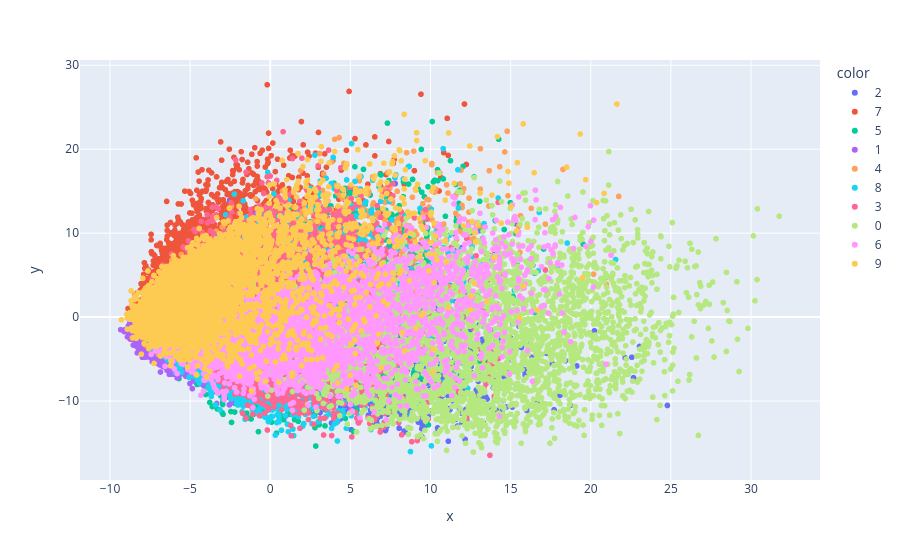

The code cell stored with this chart in its notebook:
### Markdown cell above
# Visulizing Data

### Code cell
import plotly.express as px
y_tr_trf = y_train.astype(str)

fig = px.scatter(x=x_tra_trf[:,0],
                 y=x_tra_trf[:,1],
                color=y_tr_trf)
fig.show()

### Figure 1 — Plotly figure (JSON) as saved in the notebook; plotly's stock layout.template omitted (floating-point values rounded to 4 significant figures; data arrays with more than 128 entries replaced by an {"elided": "..."} marker saying what was removed)
{"data": [{"hovertemplate": "color=2<br>x=%{x}<br>y=%{y}<extra></extra>", "legendgroup": "2", "marker": {"color": "#636efa", "symbol": "circle"}, "mode": "markers", "name": "2", "showlegend": true, "type": "scattergl", "x": {"elided": "3784 float values"}, "xaxis": "x", "y": {"elided": "3784 float values"}, "yaxis": "y"}, {"hovertemplate": "color=7<br>x=%{x}<br>y=%{y}<extra></extra>", "legendgroup": "7", "marker": {"color": "#EF553B", "symbol": "circle"}, "mode": "markers", "name": "7", "showlegend": true, "type": "scattergl", "x": {"elided": "3986 float values"}, "xaxis": "x", "y": {"elided": "3986 float values"}, "yaxis": "y"}, {"hovertemplate": "color=5<br>x=%{x}<br>y=%{y}<extra></extra>", "legendgroup": "5", "marker": {"color": "#00cc96", "symbol": "circle"}, "mode": "markers", "name": "5", "showlegend": true, "type": "scattergl", "x": {"elided": "3400 float values"}, "xaxis": "x", "y": {"elided": "3400 float values"}, "yaxis": "y"}, {"hovertemplate": "color=1<br>x=%{x}<br>y=%{y}<extra></extra>", "legendgroup": "1", "marker": {"color": "#ab63fa", "symbol": "circle"}, "mode": "markers", "name": "1", "showlegend": true, "type": "scattergl", "x": {"elided": "4203 float values"}, "xaxis": "x", "y": {"elided": "4203 float values"}, "yaxis": "y"}, {"hovertemplate": "color=4<br>x=%{x}<br>y=%{y}<extra></extra>", "legendgroup": "4", "marker": {"color": "#FFA15A", "symbol": "circle"}, "mode": "markers", "name": "4", "showlegend": true, "type": "scattergl", "x": {"elided": "3680 float values"}, "xaxis": "x", "y": {"elided": "3680 float values"}, "yaxis": "y"}, {"hovertemplate": "color=8<br>x=%{x}<br>y=%{y}<extra></extra>", "legendgroup": "8", "marker": {"color": "#19d3f3", "symbol": "circle"}, "mode": "markers", "name": "8", "showlegend": true, "type": "scattergl", "x": {"elided": "3657 float values"}, "xaxis": "x", "y": {"elided": "3657 float values"}, "yaxis": "y"}, {"hovertemplate": "color=3<br>x=%{x}<br>y=%{y}<extra></extra>", "legendgroup": "3", "marker": {"color": "#FF6692", "symbol": "circle"}, "mode": "markers", "name": "3", "showlegend": true, "type": "scattergl", "x": {"elided": "3902 float values"}, "xaxis": "x", "y": {"elided": "3902 float values"}, "yaxis": "y"}, {"hovertemplate": "color=0<br>x=%{x}<br>y=%{y}<extra></extra>", "legendgroup": "0", "marker": {"color": "#B6E880", "symbol": "circle"}, "mode": "markers", "name": "0", "showlegend": true, "type": "scattergl", "x": {"elided": "3725 float values"}, "xaxis": "x", "y": {"elided": "3725 float values"}, "yaxis": "y"}, {"hovertemplate": "color=6<br>x=%{x}<br>y=%{y}<extra></extra>", "legendgroup": "6", "marker": {"color": "#FF97FF", "symbol": "circle"}, "mode": "markers", "name": "6", "showlegend": true, "type": "scattergl", "x": {"elided": "3693 float values"}, "xaxis": "x", "y": {"elided": "3693 float values"}, "yaxis": "y"}, {"hovertemplate": "color=9<br>x=%{x}<br>y=%{y}<extra></extra>", "legendgroup": "9", "marker": {"color": "#FECB52", "symbol": "circle"}, "mode": "markers", "name": "9", "showlegend": true, "type": "scattergl", "x": {"elided": "3770 float values"}, "xaxis": "x", "y": {"elided": "3770 float values"}, "yaxis": "y"}], "layout": {"legend": {"title": {"text": "color"}, "tracegroupgap": 0}, "margin": {"t": 60}, "xaxis": {"anchor": "y", "domain": [0, 1], "title": {"text": "x"}}, "yaxis": {"anchor": "x", "domain": [0, 1], "title": {"text": "y"}}}}
